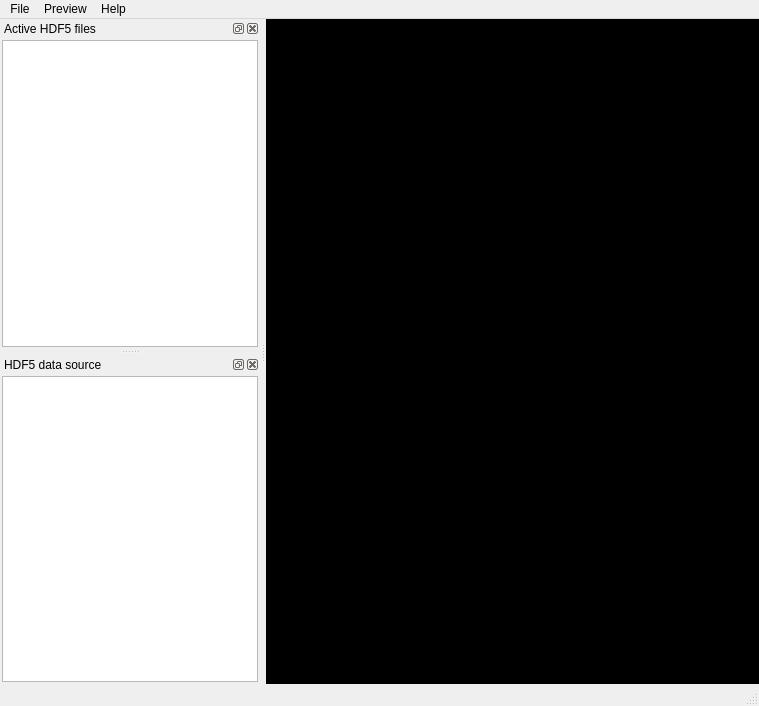
<?xml version="1.0" encoding="UTF-8"?>
<ui version="4.0">
 <class>MainWindow</class>
 <widget class="QMainWindow" name="MainWindow">
  <property name="geometry">
   <rect>
    <x>0</x>
    <y>0</y>
    <width>759</width>
    <height>706</height>
   </rect>
  </property>
  <property name="windowTitle">
   <string>HDF5 preview</string>
  </property>
  <property name="windowIcon">
   <iconset>
    <normaloff>resources/icons8-fuchs-48.png</normaloff>resources/icons8-fuchs-48.png</iconset>
  </property>
  <widget class="QWidget" name="centralwidget">
   <layout class="QHBoxLayout" name="horizontalLayout">
    <property name="leftMargin">
     <number>0</number>
    </property>
    <property name="topMargin">
     <number>0</number>
    </property>
    <property name="rightMargin">
     <number>0</number>
    </property>
    <property name="bottomMargin">
     <number>0</number>
    </property>
    <item>
     <widget class="previewPlot" name="central_plot" native="true">
      <property name="palette">
       <palette>
        <active>
         <colorrole role="WindowText">
          <brush brushstyle="SolidPattern">
           <color alpha="255">
            <red>255</red>
            <green>255</green>
            <blue>255</blue>
           </color>
          </brush>
         </colorrole>
         <colorrole role="Button">
          <brush brushstyle="SolidPattern">
           <color alpha="255">
            <red>0</red>
            <green>0</green>
            <blue>0</blue>
           </color>
          </brush>
         </colorrole>
         <colorrole role="Light">
          <brush brushstyle="SolidPattern">
           <color alpha="255">
            <red>0</red>
            <green>0</green>
            <blue>0</blue>
           </color>
          </brush>
         </colorrole>
         <colorrole role="Midlight">
          <brush brushstyle="SolidPattern">
           <color alpha="255">
            <red>0</red>
            <green>0</green>
            <blue>0</blue>
           </color>
          </brush>
         </colorrole>
         <colorrole role="Dark">
          <brush brushstyle="SolidPattern">
           <color alpha="255">
            <red>0</red>
            <green>0</green>
            <blue>0</blue>
           </color>
          </brush>
         </colorrole>
         <colorrole role="Mid">
          <brush brushstyle="SolidPattern">
           <color alpha="255">
            <red>0</red>
            <green>0</green>
            <blue>0</blue>
           </color>
          </brush>
         </colorrole>
         <colorrole role="Text">
          <brush brushstyle="SolidPattern">
           <color alpha="255">
            <red>255</red>
            <green>255</green>
            <blue>255</blue>
           </color>
          </brush>
         </colorrole>
         <colorrole role="BrightText">
          <brush brushstyle="SolidPattern">
           <color alpha="255">
            <red>255</red>
            <green>255</green>
            <blue>255</blue>
           </color>
          </brush>
         </colorrole>
         <colorrole role="ButtonText">
          <brush brushstyle="SolidPattern">
           <color alpha="255">
            <red>255</red>
            <green>255</green>
            <blue>255</blue>
           </color>
          </brush>
         </colorrole>
         <colorrole role="Base">
          <brush brushstyle="SolidPattern">
           <color alpha="255">
            <red>0</red>
            <green>0</green>
            <blue>0</blue>
           </color>
          </brush>
         </colorrole>
         <colorrole role="Window">
          <brush brushstyle="SolidPattern">
           <color alpha="255">
            <red>0</red>
            <green>0</green>
            <blue>0</blue>
           </color>
          </brush>
         </colorrole>
         <colorrole role="Shadow">
          <brush brushstyle="SolidPattern">
           <color alpha="255">
            <red>0</red>
            <green>0</green>
            <blue>0</blue>
           </color>
          </brush>
         </colorrole>
         <colorrole role="AlternateBase">
          <brush brushstyle="SolidPattern">
           <color alpha="255">
            <red>0</red>
            <green>0</green>
            <blue>0</blue>
           </color>
          </brush>
         </colorrole>
         <colorrole role="ToolTipBase">
          <brush brushstyle="SolidPattern">
           <color alpha="255">
            <red>255</red>
            <green>255</green>
            <blue>220</blue>
           </color>
          </brush>
         </colorrole>
         <colorrole role="ToolTipText">
          <brush brushstyle="SolidPattern">
           <color alpha="255">
            <red>0</red>
            <green>0</green>
            <blue>0</blue>
           </color>
          </brush>
         </colorrole>
        </active>
        <inactive>
         <colorrole role="WindowText">
          <brush brushstyle="SolidPattern">
           <color alpha="255">
            <red>255</red>
            <green>255</green>
            <blue>255</blue>
           </color>
          </brush>
         </colorrole>
         <colorrole role="Button">
          <brush brushstyle="SolidPattern">
           <color alpha="255">
            <red>0</red>
            <green>0</green>
            <blue>0</blue>
           </color>
          </brush>
         </colorrole>
         <colorrole role="Light">
          <brush brushstyle="SolidPattern">
           <color alpha="255">
            <red>0</red>
            <green>0</green>
            <blue>0</blue>
           </color>
          </brush>
         </colorrole>
         <colorrole role="Midlight">
          <brush brushstyle="SolidPattern">
           <color alpha="255">
            <red>0</red>
            <green>0</green>
            <blue>0</blue>
           </color>
          </brush>
         </colorrole>
         <colorrole role="Dark">
          <brush brushstyle="SolidPattern">
           <color alpha="255">
            <red>0</red>
            <green>0</green>
            <blue>0</blue>
           </color>
          </brush>
         </colorrole>
         <colorrole role="Mid">
          <brush brushstyle="SolidPattern">
           <color alpha="255">
            <red>0</red>
            <green>0</green>
            <blue>0</blue>
           </color>
          </brush>
         </colorrole>
         <colorrole role="Text">
          <brush brushstyle="SolidPattern">
           <color alpha="255">
            <red>255</red>
            <green>255</green>
            <blue>255</blue>
           </color>
          </brush>
         </colorrole>
         <colorrole role="BrightText">
          <brush brushstyle="SolidPattern">
           <color alpha="255">
            <red>255</red>
            <green>255</green>
            <blue>255</blue>
           </color>
          </brush>
         </colorrole>
         <colorrole role="ButtonText">
          <brush brushstyle="SolidPattern">
           <color alpha="255">
            <red>255</red>
            <green>255</green>
            <blue>255</blue>
           </color>
          </brush>
         </colorrole>
         <colorrole role="Base">
          <brush brushstyle="SolidPattern">
           <color alpha="255">
            <red>0</red>
            <green>0</green>
            <blue>0</blue>
           </color>
          </brush>
         </colorrole>
         <colorrole role="Window">
          <brush brushstyle="SolidPattern">
           <color alpha="255">
            <red>0</red>
            <green>0</green>
            <blue>0</blue>
           </color>
          </brush>
         </colorrole>
         <colorrole role="Shadow">
          <brush brushstyle="SolidPattern">
           <color alpha="255">
            <red>0</red>
            <green>0</green>
            <blue>0</blue>
           </color>
          </brush>
         </colorrole>
         <colorrole role="AlternateBase">
          <brush brushstyle="SolidPattern">
           <color alpha="255">
            <red>0</red>
            <green>0</green>
            <blue>0</blue>
           </color>
          </brush>
         </colorrole>
         <colorrole role="ToolTipBase">
          <brush brushstyle="SolidPattern">
           <color alpha="255">
            <red>255</red>
            <green>255</green>
            <blue>220</blue>
           </color>
          </brush>
         </colorrole>
         <colorrole role="ToolTipText">
          <brush brushstyle="SolidPattern">
           <color alpha="255">
            <red>0</red>
            <green>0</green>
            <blue>0</blue>
           </color>
          </brush>
         </colorrole>
        </inactive>
        <disabled>
         <colorrole role="WindowText">
          <brush brushstyle="SolidPattern">
           <color alpha="255">
            <red>0</red>
            <green>0</green>
            <blue>0</blue>
           </color>
          </brush>
         </colorrole>
         <colorrole role="Button">
          <brush brushstyle="SolidPattern">
           <color alpha="255">
            <red>0</red>
            <green>0</green>
            <blue>0</blue>
           </color>
          </brush>
         </colorrole>
         <colorrole role="Light">
          <brush brushstyle="SolidPattern">
           <color alpha="255">
            <red>0</red>
            <green>0</green>
            <blue>0</blue>
           </color>
          </brush>
         </colorrole>
         <colorrole role="Midlight">
          <brush brushstyle="SolidPattern">
           <color alpha="255">
            <red>0</red>
            <green>0</green>
            <blue>0</blue>
           </color>
          </brush>
         </colorrole>
         <colorrole role="Dark">
          <brush brushstyle="SolidPattern">
           <color alpha="255">
            <red>0</red>
            <green>0</green>
            <blue>0</blue>
           </color>
          </brush>
         </colorrole>
         <colorrole role="Mid">
          <brush brushstyle="SolidPattern">
           <color alpha="255">
            <red>0</red>
            <green>0</green>
            <blue>0</blue>
           </color>
          </brush>
         </colorrole>
         <colorrole role="Text">
          <brush brushstyle="SolidPattern">
           <color alpha="255">
            <red>0</red>
            <green>0</green>
            <blue>0</blue>
           </color>
          </brush>
         </colorrole>
         <colorrole role="BrightText">
          <brush brushstyle="SolidPattern">
           <color alpha="255">
            <red>255</red>
            <green>255</green>
            <blue>255</blue>
           </color>
          </brush>
         </colorrole>
         <colorrole role="ButtonText">
          <brush brushstyle="SolidPattern">
           <color alpha="255">
            <red>0</red>
            <green>0</green>
            <blue>0</blue>
           </color>
          </brush>
         </colorrole>
         <colorrole role="Base">
          <brush brushstyle="SolidPattern">
           <color alpha="255">
            <red>0</red>
            <green>0</green>
            <blue>0</blue>
           </color>
          </brush>
         </colorrole>
         <colorrole role="Window">
          <brush brushstyle="SolidPattern">
           <color alpha="255">
            <red>0</red>
            <green>0</green>
            <blue>0</blue>
           </color>
          </brush>
         </colorrole>
         <colorrole role="Shadow">
          <brush brushstyle="SolidPattern">
           <color alpha="255">
            <red>0</red>
            <green>0</green>
            <blue>0</blue>
           </color>
          </brush>
         </colorrole>
         <colorrole role="AlternateBase">
          <brush brushstyle="SolidPattern">
           <color alpha="255">
            <red>0</red>
            <green>0</green>
            <blue>0</blue>
           </color>
          </brush>
         </colorrole>
         <colorrole role="ToolTipBase">
          <brush brushstyle="SolidPattern">
           <color alpha="255">
            <red>255</red>
            <green>255</green>
            <blue>220</blue>
           </color>
          </brush>
         </colorrole>
         <colorrole role="ToolTipText">
          <brush brushstyle="SolidPattern">
           <color alpha="255">
            <red>0</red>
            <green>0</green>
            <blue>0</blue>
           </color>
          </brush>
         </colorrole>
        </disabled>
       </palette>
      </property>
      <property name="autoFillBackground">
       <bool>true</bool>
      </property>
     </widget>
    </item>
   </layout>
  </widget>
  <widget class="QMenuBar" name="menubar">
   <property name="geometry">
    <rect>
     <x>0</x>
     <y>0</y>
     <width>759</width>
     <height>21</height>
    </rect>
   </property>
   <widget class="QMenu" name="menuFile">
    <property name="title">
     <string>File</string>
    </property>
    <addaction name="actionLoadFiles"/>
    <addaction name="separator"/>
    <addaction name="actionExit"/>
   </widget>
   <widget class="QMenu" name="menuPreview">
    <property name="title">
     <string>Preview</string>
    </property>
    <addaction name="actionPreviewDataSource"/>
   </widget>
   <widget class="QMenu" name="menuAbout">
    <property name="title">
     <string>Help</string>
    </property>
    <addaction name="actionAbout_Hdf5_preview"/>
   </widget>
   <addaction name="menuFile"/>
   <addaction name="menuPreview"/>
   <addaction name="menuAbout"/>
  </widget>
  <widget class="QStatusBar" name="statusbar"/>
  <widget class="QDockWidget" name="dockWidget_6">
   <property name="statusTip">
    <string>A list of active HDF5 files</string>
   </property>
   <property name="windowTitle">
    <string>Active HDF5 files</string>
   </property>
   <attribute name="dockWidgetArea">
    <number>1</number>
   </attribute>
   <widget class="QWidget" name="dockWidgetContents_6">
    <layout class="QVBoxLayout" name="verticalLayout_8">
     <property name="leftMargin">
      <number>2</number>
     </property>
     <property name="topMargin">
      <number>2</number>
     </property>
     <property name="rightMargin">
      <number>2</number>
     </property>
     <property name="bottomMargin">
      <number>2</number>
     </property>
     <item>
      <layout class="QVBoxLayout" name="verticalLayout_2">
       <item>
        <widget class="QListWidget" name="listWidget"/>
       </item>
      </layout>
     </item>
    </layout>
   </widget>
  </widget>
  <widget class="QDockWidget" name="dockWidget_8">
   <property name="statusTip">
    <string>Select a data source inside the loaded HDF5 file(s)</string>
   </property>
   <property name="windowTitle">
    <string>HDF5 data source</string>
   </property>
   <attribute name="dockWidgetArea">
    <number>1</number>
   </attribute>
   <widget class="QWidget" name="dockWidgetContents_9">
    <layout class="QVBoxLayout" name="verticalLayout_7">
     <property name="leftMargin">
      <number>2</number>
     </property>
     <property name="topMargin">
      <number>2</number>
     </property>
     <property name="rightMargin">
      <number>2</number>
     </property>
     <property name="bottomMargin">
      <number>2</number>
     </property>
     <item>
      <layout class="QVBoxLayout" name="verticalLayout">
       <item>
        <widget class="QTreeWidget" name="treeWidget">
         <property name="columnCount">
          <number>1</number>
         </property>
         <attribute name="headerVisible">
          <bool>false</bool>
         </attribute>
         <column>
          <property name="text">
           <string notr="true">1</string>
          </property>
         </column>
        </widget>
       </item>
      </layout>
     </item>
    </layout>
   </widget>
  </widget>
  <action name="actionExit">
   <property name="icon">
    <iconset>
     <normaloff>resources/icons8-löschen-52.png</normaloff>resources/icons8-löschen-52.png</iconset>
   </property>
   <property name="text">
    <string>Exit</string>
   </property>
   <property name="shortcut">
    <string>Ctrl+Q</string>
   </property>
  </action>
  <action name="actionPreviewDataSource">
   <property name="icon">
    <iconset>
     <normaloff>resources/icons8-suche-104.png</normaloff>resources/icons8-suche-104.png</iconset>
   </property>
   <property name="text">
    <string>PreviewDataSource</string>
   </property>
   <property name="shortcut">
    <string>Ctrl+V</string>
   </property>
  </action>
  <action name="actionLoadFiles">
   <property name="icon">
    <iconset>
     <normaloff>resources/icons8-neue-datei-80.png</normaloff>resources/icons8-neue-datei-80.png</iconset>
   </property>
   <property name="text">
    <string>LoadFiles</string>
   </property>
   <property name="toolTip">
    <string>Load HDF5 files</string>
   </property>
   <property name="shortcut">
    <string>Ctrl+O</string>
   </property>
  </action>
  <action name="actionAbout_Hdf5_preview">
   <property name="icon">
    <iconset>
     <normaloff>resources/icons8-über-52.png</normaloff>resources/icons8-über-52.png</iconset>
   </property>
   <property name="text">
    <string>About Hdf5 preview</string>
   </property>
  </action>
 </widget>
 <customwidgets>
  <customwidget>
   <class>previewPlot</class>
   <extends>QWidget</extends>
   <header>hdfpreview.previewPlot</header>
   <container>1</container>
  </customwidget>
 </customwidgets>
 <resources>
  <include location="resources.qrc"/>
 </resources>
 <connections/>
 <slots>
  <slot>viewSelectedDataSource()</slot>
  <slot>loadFiles()</slot>
 </slots>
</ui>
